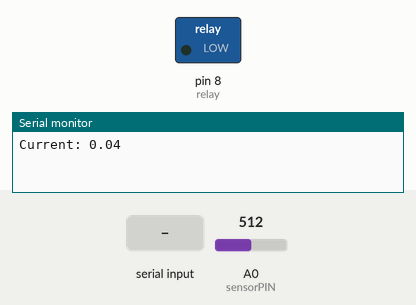
Recording of a sketch running on a simulated Arduino Uno, built with avr-gcc and run on an emulated ATmega328P. Shown: switched loads named in the sketch (green lamp = pin HIGH), the last lines printed to the serial monitor. The inputs (shaded band) are chosen by the test bench; at power-on: A0 (sensorPIN) = 512.

Above: at 1.2 s.
1.3 s: "false" received over the second serial link
At 2.5 s:
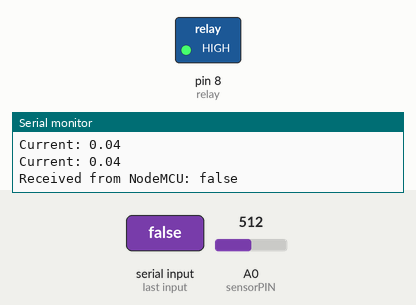
3.5 s: "true" received over the second serial link
At 5.2 s:
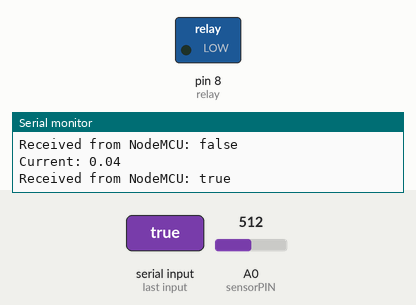
Timing chart, 0 to 6.7 s (numbered marks = the images above; inputs shaded):
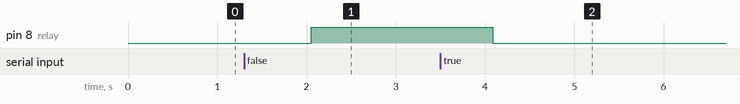

Measured:
- after the input at 1.3 s, pin 8 (relay): LOW → HIGH after 0.75 s
- after the input at 3.5 s, pin 8 (relay): HIGH → LOW after 0.58 s

The sketch:

main.ino
```cpp
#include <SoftwareSerial.h>
#include <ArduinoJson.h>
#include "ACS712.h"
#define AVG_NUM 100
#define BAUD_RATE 9600

SoftwareSerial Node(10, 11); // RX, TX
ACS712 sensor(ACS712_30A, A1);
// Pin asignado al modulo acs712;
const int sensorPIN = A0;
// Pin asignado al relay;
const int relay = 8;
// Variable para llevar registro de estado del relay;
volatile byte relayState = LOW;
// String que contiene el mensaje obtenido por el puerto serial;
String readString = "";

void setup() {
  // Se inician los puertos seriales a BAUD_RATE;
  Serial.begin(BAUD_RATE);
  Node.begin(BAUD_RATE);

  // Configurando pin digital del relay como salida;
  pinMode(relay, OUTPUT);
  // Se coloca el estado inicial;
  digitalWrite(relay, relayState);
  sensor.calibrate();
}

void loop() {
  float voltage = readVoltage(sensorPIN) - 2.5;
  float current = calculateCurrent(voltage);
//  float current = sensor.getCurrentDC();
  sendToNode(current);
//  Serial.println("Voltage: " + String(voltage));
  Serial.println("Current: " + String(current));

  wifiEvent();
  delay(2000);
}
```

node.ino
```cpp
void sendToNode(float current) {
  Node.print(current);
}
```

readParam.ino
```cpp
float calculateCurrent(float voltage) {
  float current = voltage / 0.066;
  return current;
}

float readVoltage(int pin) {
  float total = 0;

  for (int i=0; i<AVG_NUM; i++) {
    total += analogRead(pin);     // read the input pin
//    total += analogRead(pin)*(5.0 / 1023.0);
    delayMicroseconds(20); // 50;
  }
  // The voltage is RAW_ADC / 1023 * 5V and also divided by the amount of samples for average.
  // Convert every integer to float before calculating something.
  // This way, the extra bits gained by averaging are used in the calculation.
  float voltage = (float) total / 1023.0 * 5.0 / (float) AVG_NUM;
//  float voltage = total/AVG_NUM;
  return voltage;
}
```

relayHandler.ino
```cpp
void relayHandler(String event) {
  if(event == "true") {
    if(relayState != LOW) {
      relayState = LOW;
      digitalWrite(relay, relayState);
    }
  } else if(event == "false") {
    if(relayState != HIGH) {
      relayState = HIGH;
      digitalWrite(relay, relayState);
    }
  }
}
```

wifiEvent.ino
```cpp
void wifiEvent(){
  if(Node.available()) {
    while (Node.available()) {
      delay(3); // Delay necesario para leer el proximo caracter;
      char c = Node.read(); // Leer el caracter;
      readString += c; // Se anade el caracter al string;
    }
    if (readString.length() > 0) {
      Serial.println("Received from NodeMCU: " + readString);
      // Manejador de eventos del relay;
      relayHandler(readString);
      readString = ""; // Se limpia el String que contiene el valor obtenido;
    }
  }
}
```
